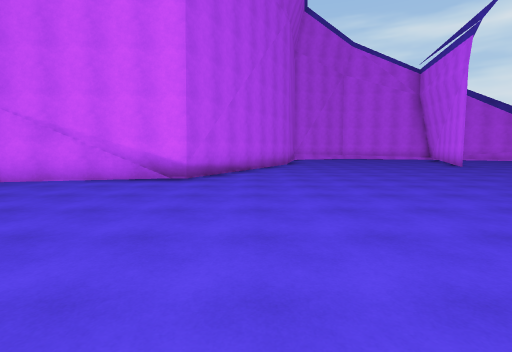
View 1 (above)

16 first-person views from a walk through a Unity game level. The camera is 1.5 m above the floor, tilts 6° down and sees 85° across. The floor is counted in squares, 2 m on a side. Each view is taken from the middle of a square. On the plan, view 1 faces up. The plan holds only what a view shows up to about 10 squares ahead; the rest is blank. The place goes on beyond the plan. Some animated figures are not drawn.

View 2
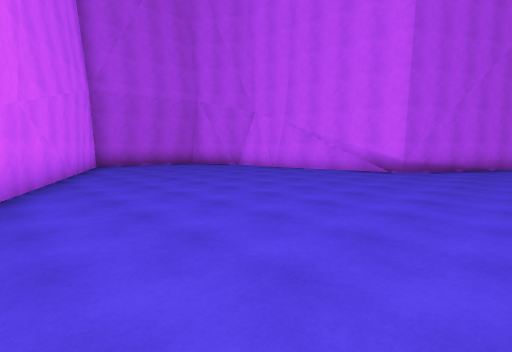

View 3
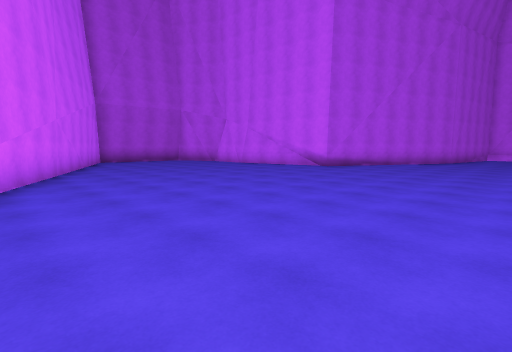

View 4
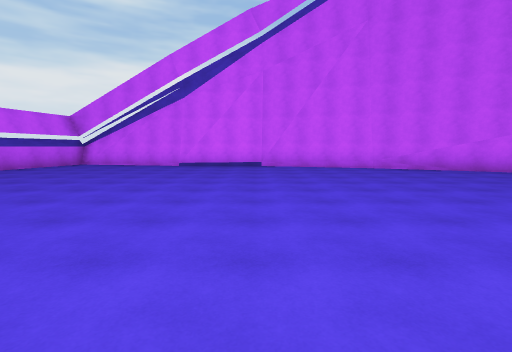

View 5
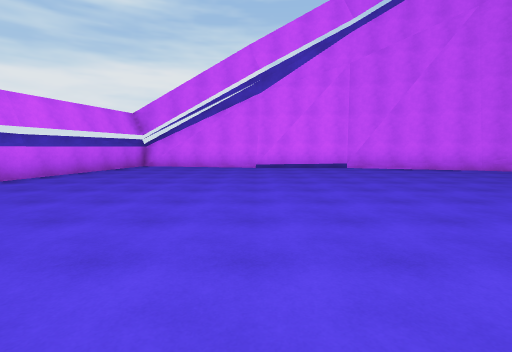

View 6
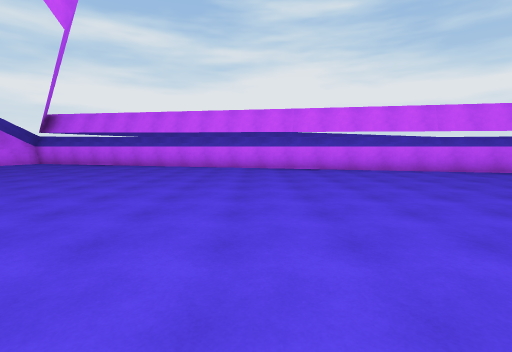

View 7
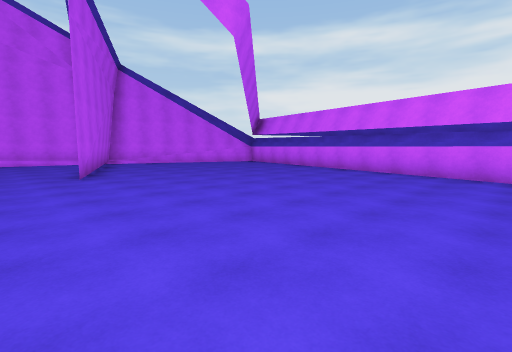

View 8
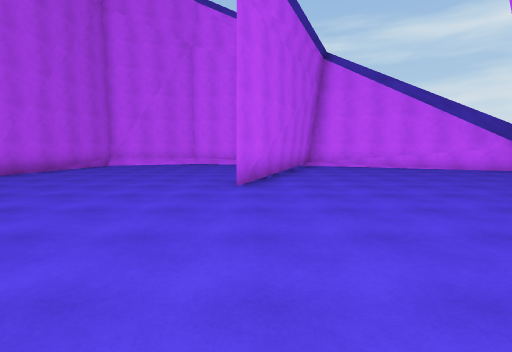

View 9
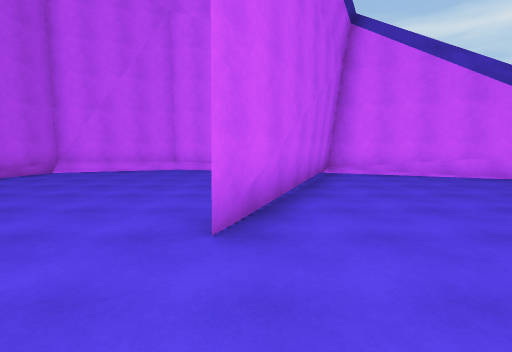

View 10
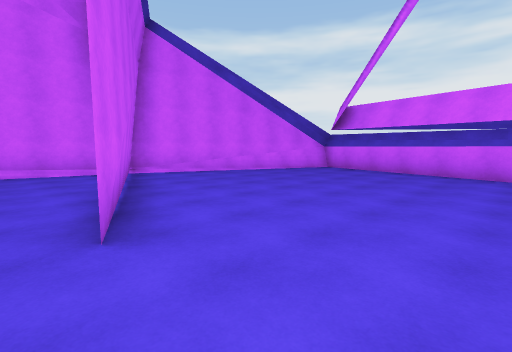

View 11
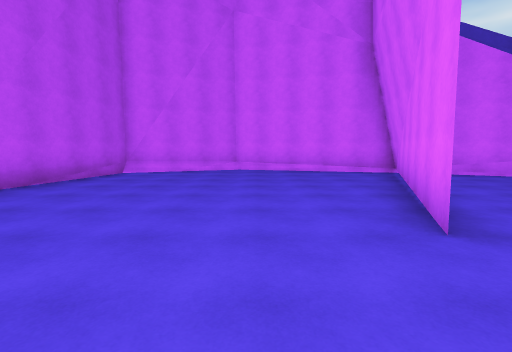

View 12
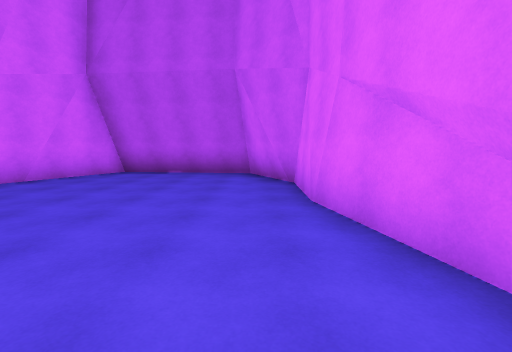

View 13
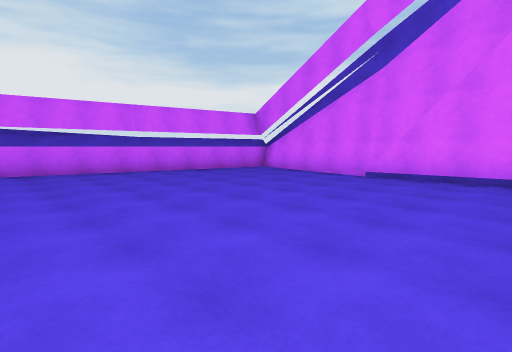

View 14
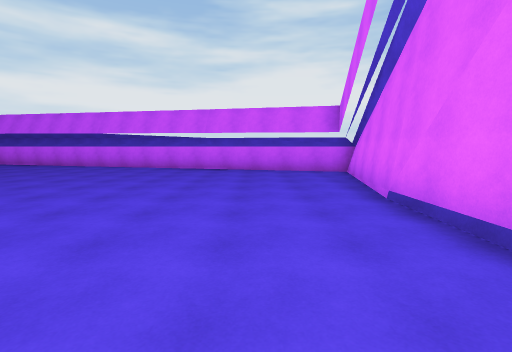

View 15
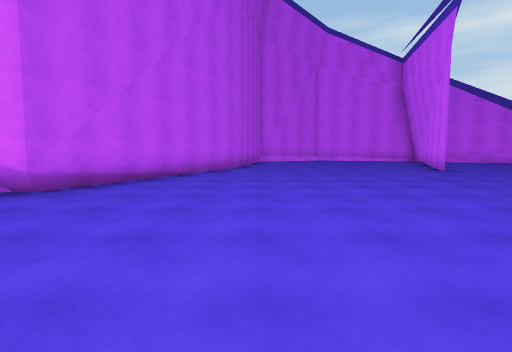

View 16
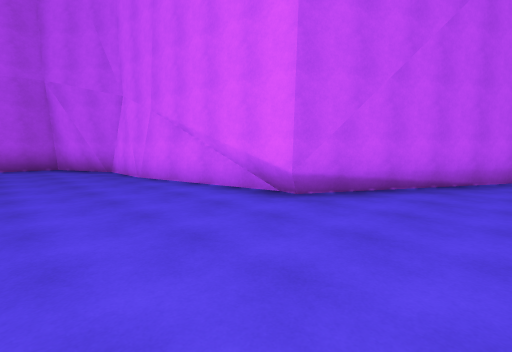

### Floor plan
Points are (right, up) in squares from view 1. A wall is a line through its corners. A room is listed if a view was taken in it or the views show most of it. See-through windows are left out.
Room 1 (views 1, 2, 3, 4, 5, 6, 7, 8, 9, 10, 11, 12, 13, 14, 15, 16)
walls: (-1.6, 6.4) (-3.3, 6.2); (-2.1, 6.1) (-4, 6.3); (-2.2, 6.6) (-6.3, 5.7); (3.7, -4.9) (7, -4.9); (-0.1, -3.7) (3.8, -4.9); (6.9, -5) (11, -5.7); (-5.9, 5.8) (-7.6, 5.8) (-8.3, 5.3); (9.6, 15.1) (9.9, 16.1) (5.4, 17.3) (2.2, 16.2) (1.3, 11.8) (-1.5, 6.5); (9.9, -5.5) (11.3, -5.9) (16.1, 13.2); (10.4, 16) (7.6, 10.2) (9.8, 15.4); (-7.9, 5.6) (-9.8, 4.8); (16, 13.7) (10.1, 16.1); (-9.6, 4.9) (-10.1, 0.9); (-10.3, 1.1) (0.1, -3.8)
low walls: (-1.5, 6.5) (-2.5, 6.6); (-1.6, 6.3) (-3.2, 6.5); (-9.8, 4.8) (-10.3, 1.1)

Where each view was taken, in squares from view 1:
view 1: 0 up, 0 right, facing up
view 2: 2 down, 1 right, facing up-left
view 3: 3 down, 4 right, facing up-left
view 4: 6 up, 4 right, facing down
view 5: 5 up, 7 right, facing down
view 6: 4 up, 4 right, facing right
view 7: 3 up, 6 right, facing up-right
view 8: 5 up, 8 right, facing up
view 9: 8 up, 8 right, facing up
view 10: 8 up, 7 right, facing up-right
view 11: 8 up, 6 right, facing up
view 12: 5 up, 2 left, facing left
view 13: 2 up, 4 right, facing down-right
view 14: 3 down, 3 right, facing right
view 15: 2 up, 2 right, facing up
view 16: 3 up, 1 right, facing up-left
